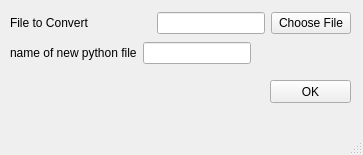
<?xml version="1.0" encoding="UTF-8"?>
<ui version="4.0">
 <class>MainWindow</class>
 <widget class="QMainWindow" name="MainWindow">
  <property name="geometry">
   <rect>
    <x>0</x>
    <y>0</y>
    <width>363</width>
    <height>155</height>
   </rect>
  </property>
  <property name="windowTitle">
   <string>UI to PY converter</string>
  </property>
  <property name="tabShape">
   <enum>QTabWidget::Triangular</enum>
  </property>
  <widget class="QWidget" name="centralwidget">
   <widget class="QPushButton" name="pushButton_2">
    <property name="geometry">
     <rect>
      <x>270</x>
      <y>80</y>
      <width>81</width>
      <height>23</height>
     </rect>
    </property>
    <property name="text">
     <string>OK</string>
    </property>
   </widget>
   <widget class="QWidget" name="">
    <property name="geometry">
     <rect>
      <x>10</x>
      <y>10</y>
      <width>341</width>
      <height>58</height>
     </rect>
    </property>
    <layout class="QVBoxLayout" name="verticalLayout">
     <item>
      <layout class="QHBoxLayout" name="horizontalLayout">
       <item>
        <widget class="QLabel" name="label">
         <property name="text">
          <string>File to Convert</string>
         </property>
        </widget>
       </item>
       <item>
        <spacer name="horizontalSpacer">
         <property name="orientation">
          <enum>Qt::Horizontal</enum>
         </property>
         <property name="sizeHint" stdset="0">
          <size>
           <width>40</width>
           <height>20</height>
          </size>
         </property>
        </spacer>
       </item>
       <item>
        <widget class="QLineEdit" name="lineEdit"/>
       </item>
       <item>
        <widget class="QPushButton" name="pushButton">
         <property name="text">
          <string>Choose File</string>
         </property>
        </widget>
       </item>
      </layout>
     </item>
     <item>
      <layout class="QHBoxLayout" name="horizontalLayout_2">
       <item>
        <widget class="QLabel" name="label_2">
         <property name="toolTip">
          <string>Select the UI file using the file picker button</string>
         </property>
         <property name="text">
          <string>name of new python file</string>
         </property>
        </widget>
       </item>
       <item>
        <widget class="QLineEdit" name="lineEdit_2"/>
       </item>
       <item>
        <spacer name="horizontalSpacer_3">
         <property name="orientation">
          <enum>Qt::Horizontal</enum>
         </property>
         <property name="sizeHint" stdset="0">
          <size>
           <width>40</width>
           <height>20</height>
          </size>
         </property>
        </spacer>
       </item>
      </layout>
     </item>
    </layout>
   </widget>
  </widget>
  <widget class="QMenuBar" name="menubar">
   <property name="geometry">
    <rect>
     <x>0</x>
     <y>0</y>
     <width>363</width>
     <height>21</height>
    </rect>
   </property>
  </widget>
  <widget class="QStatusBar" name="statusbar"/>
 </widget>
 <resources/>
 <connections/>
</ui>
